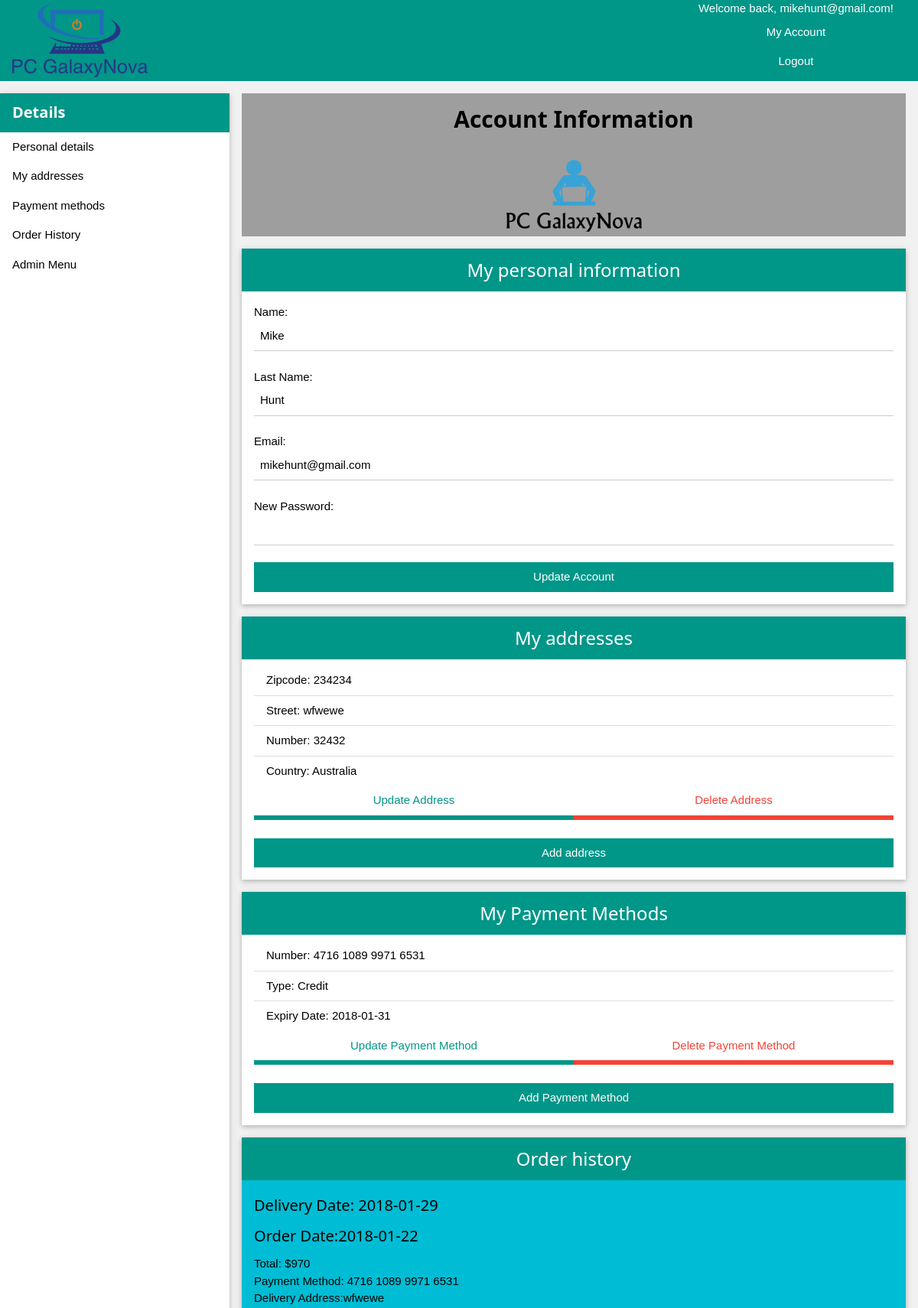
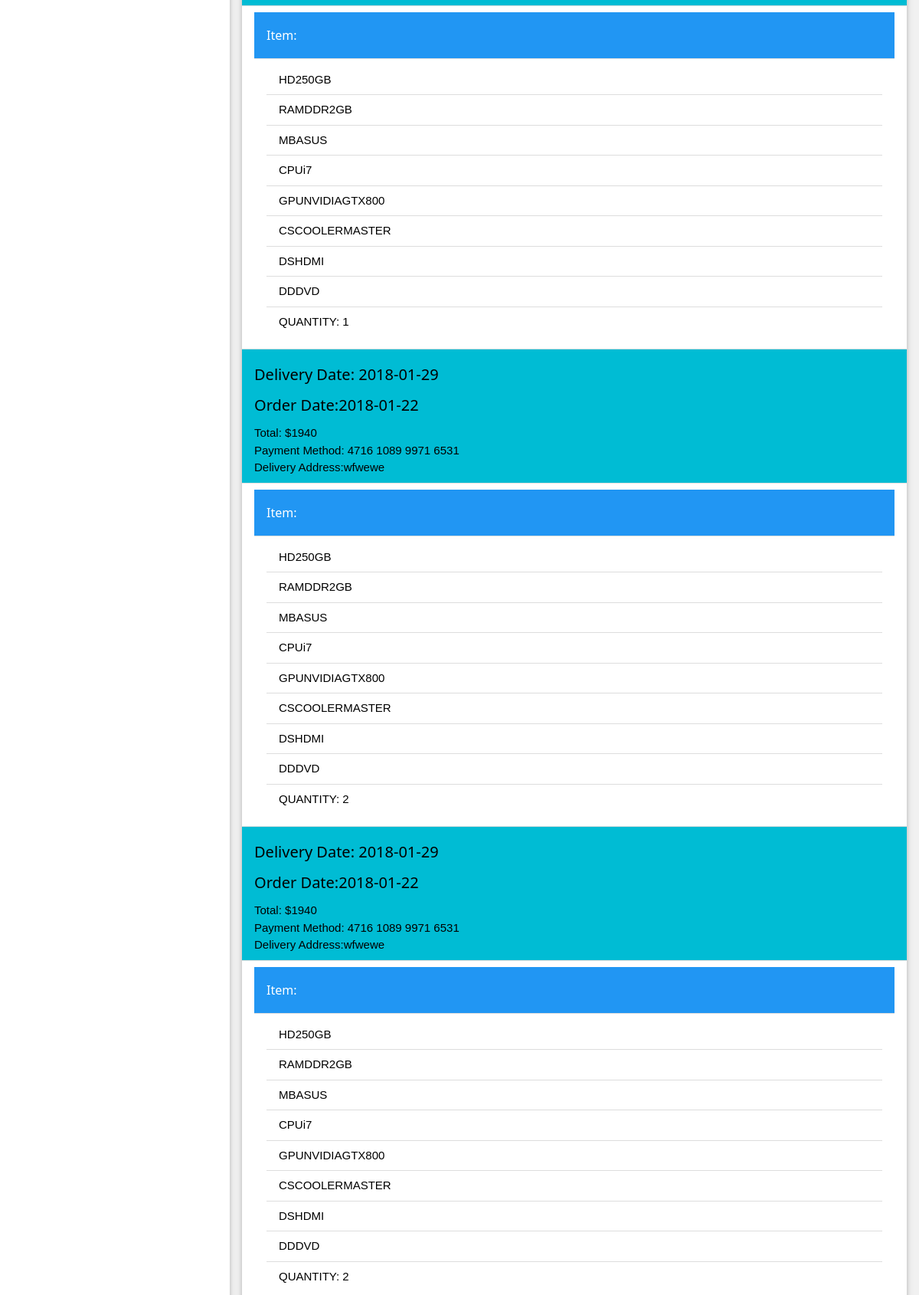
The app's page /account.php (signed in, upper part) with its own data (2 pictures, top to bottom).
### tables this page shows
CREATE TABLE `users` (
  `user_id` int(11) NOT NULL,
  `type` varchar(50) NOT NULL,
  `name` varchar(50) NOT NULL,
  `password` varchar(256) NOT NULL,
  `last_name` varchar(50) NOT NULL,
  `address` int(11) NOT NULL,
  `email` varchar(60) NOT NULL
);

CREATE TABLE `address` (
  `address_id` int(11) NOT NULL,
  `zip_code` int(11) NOT NULL,
  `country` varchar(50) NOT NULL,
  `street` varchar(50) NOT NULL,
  `number` int(11) NOT NULL
);

CREATE TABLE `payment_method` (
  `number` varchar(256) NOT NULL,
  `expiry_date` date NOT NULL,
  `security_code` varchar(256) NOT NULL,
  `type` varchar(50) NOT NULL,
  `user_id` int(11) NOT NULL
);

CREATE TABLE `orders` (
  `order_id` int(11) NOT NULL,
  `total` float NOT NULL,
  `date` date NOT NULL,
  `delivery_date` date NOT NULL,
  `user_id` int(11) NOT NULL,
  `payment_method_id` varchar(256) NOT NULL,
  `address_id` int(11) NOT NULL
);

CREATE TABLE `custom_products` (
  `custom_product_id` int(11) NOT NULL,
  `quantity` int(11) NOT NULL,
  `order_id` int(11) NOT NULL
);

CREATE TABLE `products` (
  `product_id` int(11) NOT NULL,
  `name` varchar(256) NOT NULL,
  `stock` int(11) DEFAULT NULL,
  `price` float NOT NULL
);

### account.php (the view, shortened to what this page needs)
<!DOCTYPE html>
<?php
include 'functions.php';
require_once 'functions.php';
function accountDetails() {
    $link = createConnection();
    $sql = "SELECT * FROM users WHERE user_id='" . $_SESSION["user_id"] . "'";
    $result = mysqli_query($link, $sql);
    if (!$result) {
        mysqli_close($link);
        die("ERROR: There is an error in SELECT ACCOUNT query");
    } else {
        $line = mysqli_fetch_array($result);
        return $line;
    }
}
function showAccountDetails() {
    $info = accountDetails();
    $result = "";
    $result .= "Name: <input class='w3-input w3-hover-grey' type='text' name='username' value='" . $info["name"] . "' required='required' /><br />";
    $result .= "Last Name: <input class='w3-input w3-hover-grey' type='text' name='last_name' value='" . $info["last_name"] . "' required='required' /><br />";
    $result .= "Email: <input class='w3-input w3-hover-grey' type='email' name='email' value='" . $info["email"] . "' required='required' /><br />";
    $result .= "New Password: <input class='w3-input w3-hover-grey' type='password' name='npassword' value='' required='required' /><br />";
    return $result;
}
function printAddressDetails() {
    $info = addressDetails();
    $result = "";
    $i = 0;
    foreach ($info as $address) {
        $result .= "<li><ul class='w3-ul'>";
        $result .= "<li class='details_li'>Zipcode: " . $address["zip_code"] . "</li>";
        $result .= "<li class='details_li'>Street: " . $address["street"] . "</li>";
        $result .= "<li class='details_li'>Number: " . $address["number"] . "</li>";
        $result .= "<li class='details_li'>Country: " . getCountryName($address["country"]) . "</li>";
        $result .= "</ul><form method='post' action='addresses.php'><input type='hidden' name='address_number' value='" . $i . "' />" .
                "<input class='w3-hover-teal w3-hover-text-white w3-button w3-block w3-white w3-border-teal w3-bottombar w3-text-teal w3-cell' style='width:50%' type='submit' value='Update Address' name='update_address'/>" .
                "<input class='w3-hover-red w3-hover-text-white w3-button w3-block w3-white w3-border-red w3-text-red w3-bottombar w3-cell' style='width:50%' type='submit' value='Delete Address' name='delete_address'/></form>";
        $result .= "</li>";
        $i++;
    }
    return $result;
}
function printPaymentMethodDetails() {
    $info = paymentMethodDetails();
    $result = "";
    $i = 0;
    foreach ($info as $paymentMethod) {
        $result .= "<li><ul class='w3-ul'>";
        $result .= "<li class='details_li'>Number: " . $paymentMethod["number"] . "</li>";
        $result .= "<li class='details_li'>Type: " . $paymentMethod["type"] . "</li>";
        $result .= "<li class='details_li'>Expiry Date: " . $paymentMethod["expiry_date"] . "</li>";
        $result .= "</ul><form method='post' action='paymentMethods.php'><input type='hidden' name='paymentMethod_number' value='" . $i . "' />".
                "<input class='w3-hover-teal w3-hover-text-white w3-button w3-block w3-white w3-border-teal w3-bottombar w3-text-teal w3-cell' style='width:50%' type='submit' value='Update Payment Method' name='update_paymentMethod'/>" .
                "<input class='w3-hover-red w3-hover-text-white w3-button w3-block w3-white w3-border-red w3-text-red w3-bottombar w3-cell' style='width:50%' type='submit' value='Delete Payment Method' name='delete_paymentMethod'/><br /></form>";
        $result .= "</li>";
        $i++;
    }
    return $result;
}
function getOrdersFromClient() {
    $link = createConnection();
    $orders = [];
    $sql = "SELECT * FROM orders WHERE user_id='" . $_SESSION["user_id"] . "'";
    $result = mysqli_query($link, $sql);
    if (!$result) {
        mysqli_close($link);
        die("ERROR: There is an error in SELECT USER ORDER query");
    } else {
        while ($row = mysqli_fetch_array($result)) {
            $orders[] = $row;
        }
    }
    return $orders;
}
function getArticlesForOrder($order_id) {
    $link = createConnection();
    $articles = [];
    $sql = "SELECT * FROM custom_products WHERE order_id='" . $order_id . "'";
    $result = mysqli_query($link, $sql);
    if (!$result) {
        mysqli_close($link);
        die("ERROR: There is an error in SELECT CUSTOM PRODUCTS query");
    } else {
        while ($row = mysqli_fetch_array($result)) {
            $articles[] = $row;
        }
    }
    return $articles;
}
function getAllComponentsForArticle($article_id) {
    $link = createConnection();
    $components = [];
    $sql = "SELECT * FROM custom_products_components WHERE custom_product_id='" . $article_id . "'";
    $result = mysqli_query($link, $sql);
    if (!$result) {
        mysqli_close($link);
        die("ERROR: There is an error in SELECT CUSTOM PRODUCTS query");
    } else {
        while ($row = mysqli_fetch_array($result)) {
            $sql = "SELECT * FROM products WHERE product_id='" . $row["component_id"] . "'";
            $result2 = mysqli_query($link, $sql);
            if (!$result2) {
                mysqli_close($link);
                die("ERROR: There is an error in SELECT PRODUCTS query");
            } else {
                while ($row2 = mysqli_fetch_array($result2)) {
                    $components[] = $row2;
                }
            }
        }
    }
    return $components;
}
function showOrderHistory() {
    $res = "";
    $orders = getOrdersFromClient();
    $res .= "<ol class='w3-ul'>";
    foreach ($orders as $order) {
        $addresses = getAddressForOrder($order["address_id"]);
        $res .= "<li class='w3-cyan'><h4>Delivery Date: " . $order["delivery_date"] . "</h4><h4>Order Date:".$order["date"]."</h4>Total: $" . $order["total"] . "<br/>Payment Method: ".$order["payment_method_id"]."<br/>Delivery Address:".$addresses[0]["street"]."</li>";
        $articles = getArticlesForOrder($order["order_id"]);
        $res .= "<li><ul class='w3-ul'>";
        foreach ($articles as $article) {
            $res .= "<li class='w3-blue'><h6>Item: </h6></li>";
            $res .= "<li><ul class='w3-ul'>";
            $components = getAllComponentsForArticle($article["custom_product_id"]);
            foreach ($components as $component) {
                $res .= "<li>" . getComponentName($component["name"]) . "</li>";
            }
            $res.="<li>QUANTITY: ".$articles[0]["quantity"]."</li>";
            $res .= "</li></ul>";
        }
        $res .= "</li></ul>";
    }
    $res .= "</ol>";
    return $res;
}
?>
<html>
    <head>
        <link rel="stylesheet" href="stylesheets/stylesheet.css" />
    </head>
    <body class="w3-light-grey">
        <?php
        include("header.php");
        if (!isset($_POST['submit']) || !empty($error)) {
            ?>
            <nav class="w3-sidebar w3-bar-block w3-collapse w3-card w3-animate-left w3-quarter w3-cent" id="account_nav">
                <div class="w3-teal w3-text-white w3-container">
                    <h4><strong>Details</strong></h4>
                </div>
                <div>
                    <a class="w3-hover-teal w3-hover-text-white w3-bar-item w3-button" href="#personal_details_section">Personal details</a>
                    <a class="w3-hover-teal w3-hover-text-white w3-bar-item w3-button" href="#addresses_section">My addresses</a>
                    <a class="w3-hover-teal w3-hover-text-white w3-bar-item w3-button" href="#payment_methods_section">Payment methods</a>
                    <a class="w3-hover-teal w3-hover-text-white w3-bar-item w3-button" href="#order_history_section">Order History</a>
                    <?php echo ($_SESSION["type"] == "admin") ? "<a class='w3-hover-teal w3-hover-text-white w3-bar-item w3-button' href='#admin_actions_section'>Admin Menu</a>" : "" ?>
                </div>
            </nav>
            <article class="w3-container w3-threequarter w3-right w3-mobile" id="accountInfoArticle">
                <div class="w3-grey">
                    <div class="w3-grey w3-text-black w3-container w3-center">
                        <h2><strong>Account Information</strong></h2>
                    </div>
                    <figure class="w3-container w3-center">
                        <img src="img/logo3.png" alt="logo">
                    </figure>
                </div>
                <section class="w3-card w3-white w3-section" id="personal_details_section">
                    <div class="w3-teal w3-text-white w3-container w3-center">
                        <h3>My personal information</h3>
                    </div>
                    <form id="personal_details_form" class="w3-container w3-padding-16 w3-white" method="post" action="account.php">
                        <?php
                        echo showAccountDetails();
                        ?>
                        <input class="w3-block w3-button w3-teal" type="submit" name="submitAccountDetails" value="Update Account" />
                    </form>
                </section>
                <section class="w3-card w3-white w3-section" id="addresses_section">
                    <div class="w3-teal w3-text-white w3-container w3-center">
                        <h3>My addresses</h3>
                    </div>
                    <ol class="w3-ul">
                        <?php
                        echo printAddressDetails();
                        ?>
                    </ol>
                    <form class="w3-container w3-padding-16 w3-white" method="post" action="addresses.php" >
                        <input class="w3-block w3-button w3-teal" type="submit" name="add_address" value="Add address" class="details_button" id="add_address_button" />
                    </form>
                </section>
                <section class="w3-card w3-white w3-section" id="payment_methods_section">
                    <div class="w3-teal w3-text-white w3-container w3-center">
                        <h3>My Payment Methods</h3>
                    </div>
                    <ol class="w3-ul">
                        <?php
                        echo printPaymentMethodDetails();
                        ?>
                    </ol>
                    <form class="w3-container w3-padding-16 w3-white" method="POST" action="paymentMethods.php" >
                        <input class="w3-block w3-button w3-teal" type="submit" name="add_paymentMethod" value="Add Payment Method" class="details_button" id="add_paymethod_button" />
                    </form>
                </section>
                <section class="w3-card w3-white w3-section" id="order_history_section">
                    <div class="w3-teal w3-text-white w3-container w3-center">
                        <h3>Order history</h3>
                    </div>
                    <?php echo showOrderHistory(); ?>
                </section>
            </article>
            <?php
        }
        ?>
    </body>
</html>

### records on screen
users: username "Mike", last_name "Hunt", email "mikehunt@gmail.com"
address: zip_code "234234", street "wfwewe", number "32432", country "Australia"
payment_method: number "4716 1089 9971 6531", type "Credit", expiry_date "2018-01-31"
orders: delivery_date "2018-01-29", date "2018-01-22", total "970", payment_method "4716 1089 9971 6531", address.street "wfwewe"
custom_products: quantity "1"
products: name "HD250GB"
products: name "RAMDDR2GB"
products: name "MBASUS"
products: name "CPUi7"
products: name "GPUNVIDIAGTX800"
products: name "CSCOOLERMASTER"
products: name "DSHDMI"
products: name "DDDVD"
orders: delivery_date "2018-01-29", date "2018-01-22", total "1940", payment_method "4716 1089 9971 6531", address.street "wfwewe"
custom_products: quantity "2"
orders: delivery_date "2018-01-29", date "2018-01-22", total "1940", payment_method "4716 1089 9971 6531", address.street "wfwewe"
custom_products: quantity "2"

### other values on screen
$_SESSION["user"] "mikehunt@gmail.com"
